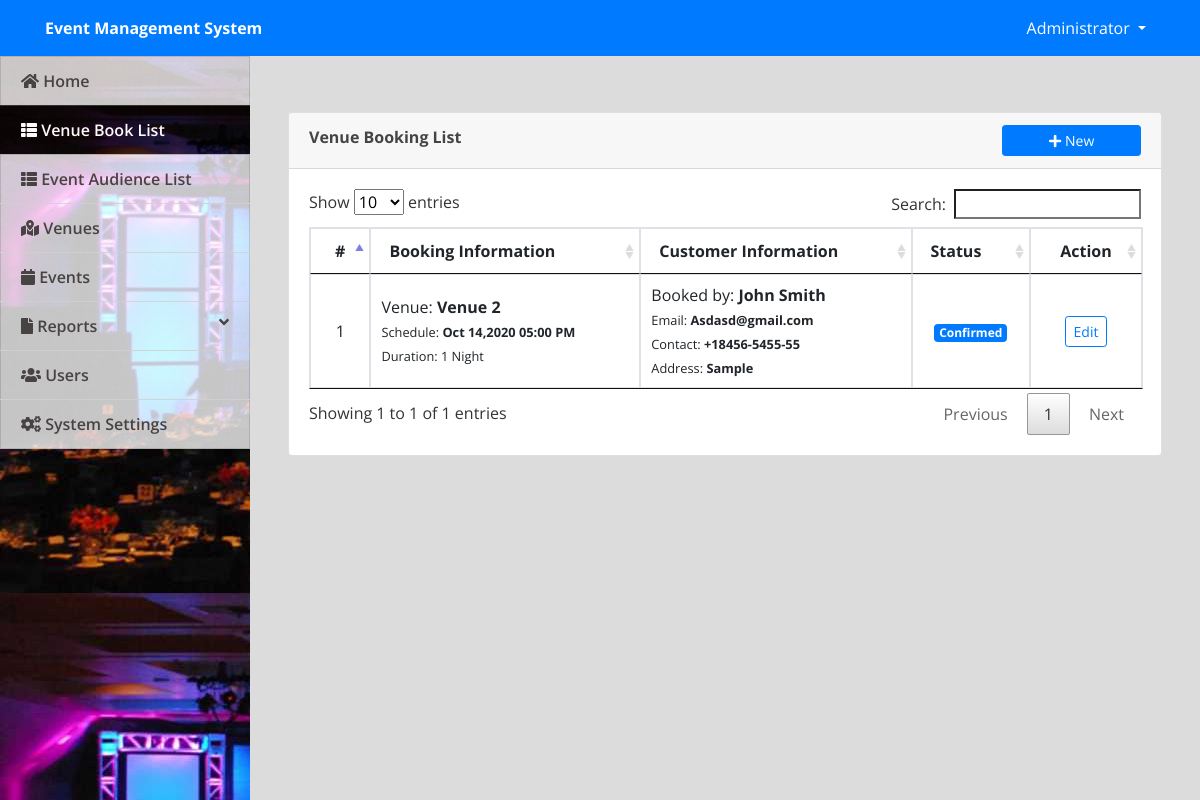
/admin/index.php?page=booking (signed in), run on the app's committed database.
### tables this page shows
CREATE TABLE `venue_booking` (
  `id` int(30) NOT NULL,
  `name` text NOT NULL,
  `address` text NOT NULL,
  `email` varchar(100) NOT NULL,
  `contact` varchar(100) NOT NULL,
  `venue_id` int(30) NOT NULL,
  `duration` varchar(100) NOT NULL,
  `datetime` datetime NOT NULL,
  `status` tinyint(1) NOT NULL DEFAULT 0 COMMENT '0-for verification,1=confirmed,2=canceled'
);

CREATE TABLE `venue` (
  `id` int(30) NOT NULL,
  `venue` text NOT NULL,
  `address` text NOT NULL,
  `description` text NOT NULL,
  `rate` float NOT NULL
);

### admin/booking.php (the view, shortened to what this page needs)
<?php include('db_connect.php');?>
<div class="container-fluid">
	<div class="col-lg-12">
		<div class="row">
			<div class="col-md-12">
				<div class="card">
					<div class="card-header">
						<b>Venue Booking List</b>
						<span class="">
							<button class="btn btn-primary btn-block btn-sm col-sm-2 float-right" type="button" id="new_book">
					<i class="fa fa-plus"></i> New</button>
				</span>
					</div>
					<div class="card-body">
						<table class="table table-bordered table-condensed table-hover">
							<thead>
								<tr>
									<th class="text-center">#</th>
									<th class="">Booking Information</th>
									<th class="">Customer Information</th>
									<th class="">Status</th>
									<th class="text-center">Action</th>
								</tr>
							</thead>
							<tbody>
								<?php
								$i = 1;
								$booking = $conn->query("SELECT b.*,v.venue from venue_booking b inner join venue v on v.id = b.venue_id");
								while($row=$booking->fetch_assoc()):
								?>
								<tr>
									<td class="text-center"><?php echo $i++ ?></td>
									<td class="">
										 <p>Venue: <b><?php echo ucwords($row['venue']) ?></b></p>
										 <p><small>Schedule: <b><?php echo date("M d,Y h:i A",strtotime($row['datetime'])) ?></b></small></p>
										 <p><small>Duration: <?php echo ucwords($row['duration']) ?></small></p>
									</td>
									<td class="">
										 <p>Booked by: <b><?php echo  ucwords($row['name']) ?></b></p>
										 <p><small>Email: <b><?php echo  ucwords($row['email']) ?></b></small></p>
										 <p><small>Contact: <b><?php echo  ucwords($row['contact']) ?></b></small></p>
										 <p><small>Address: <b><?php echo  ucwords($row['address']) ?></b></small></p>
									</td>
									<td class="text-center">
										 <?php if($row['status'] == 0): ?>
										 	<span class="badge badge-secondary">For Verification</span>
										 <?php elseif($row['status'] == 1): ?>
										 	<span class="badge badge-primary">Confirmed</span>
										<?php elseif($row['status'] == 2): ?>
										 	<span class="badge badge-danger">Cancelled</span>
										 <?php endif; ?>
									</td>
									<td class="text-center">
										<button class="btn btn-sm btn-outline-primary edit_book" type="button" data-id="<?php echo $row['id'] ?>" >Edit</button>
									</td>
								</tr>
								<?php endwhile; ?>
							</tbody>
						</table>
					</div>
				</div>
			</div>
		</div>
	</div>
</div>

### admin/assets/css/style.css (style rules this page uses)
body { font-family: "Open Sans", sans-serif; color: #444444; width: 100%; height: calc(100%); }

### admin/index.php (style rules this page uses)
body { background: #80808045; }

### admin/booking.php (style rules this page uses)
td { vertical-align: middle !important; }
td p { margin: unset }

### data on the page
venue_booking: venue.venue "Venue 2", datetime "Oct 14,2020 05:00 PM", duration "1 Night", name "John Smith", email "Asdasd@gmail.com", contact "+18456-5455-55", address "Sample", status "Confirmed"

### other printed values
$_SESSION['system']['name'] "Event Management System"
$_SESSION['login_name'] "Administrator"
